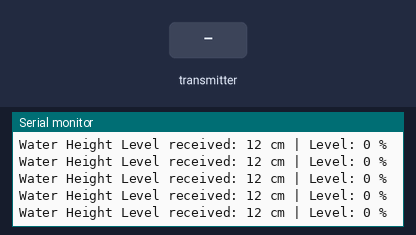
Recording of a sketch running on a simulated ESP32. Parts: the last lines printed to the serial monitor. The test bench sets the inputs (shaded band).

Above: at 2.2 s.
2.3 s: the transmitter starts sending distanceCM = 0
At 2.56 s:
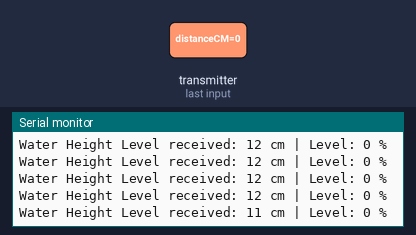
3.8 s: the transmitter starts sending percentage = 25
At 3.96 s:
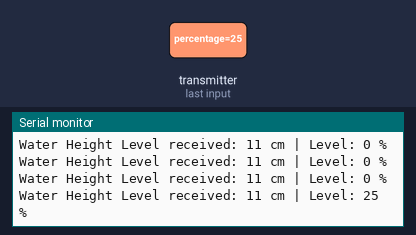
5.3 s: the transmitter starts sending distanceCM = 1024
At 5.56 s:
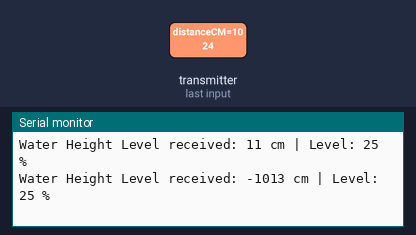
6.8 s: the transmitter starts sending percentage = 0
At 6.96 s:
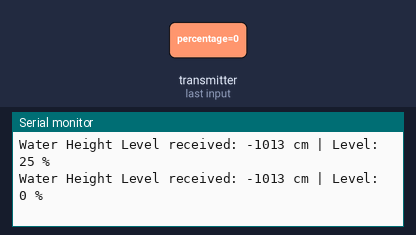
Timing chart, 0 to 9.3 s (numbered marks = the images above; inputs shaded):
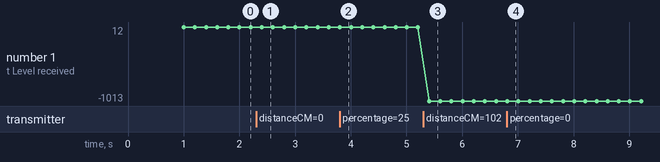

Measured:
- after the input at 2.3 s, the serial monitor: prints a new line after 0.10 s (image 1)
- after the input at 3.8 s, the serial monitor: prints a new line at once (image 2)
- after the input at 5.3 s, the serial monitor: prints a new line after 0.11 s (image 3)
- after the input at 6.8 s, the serial monitor: prints a new line at once (image 4)
- plotted number 1: 12 → 11 after the input at 2.3 s, 11 → -1013 after the input at 5.3 s

The sketch:

receiver.ino
```cpp
#include <esp_now.h>
#include <WiFi.h>

// ================= STRUKTUR DATA (HARUS SAMA DENGAN SENDER) =================
typedef struct {
  long distanceCM;
  int percentage;
} struct_message;

struct_message receivedData;

// ================= VARIABEL GLOBAL =================
volatile long receivedDistance = -1;
volatile int receivedPercent = 0;

// ================= PROTOTYPE TASK =================
void displayTask(void *pvParameters);

// ================= CALLBACK ESP-NOW =================
void OnDataRecv(const esp_now_recv_info *info,
                const uint8_t *incomingData,
                int len) {

  if (len == sizeof(struct_message)) {
    memcpy(&receivedData, incomingData, sizeof(receivedData));
    receivedDistance = receivedData.distanceCM;
    receivedPercent  = receivedData.percentage;
  }
}

// ================= SETUP =================
void setup() {
  Serial.begin(115200);
  delay(1000);

  Serial.println("ESP32 Receiver Ready");

  WiFi.mode(WIFI_STA);

  if (esp_now_init() != ESP_OK) {
    Serial.println("ESP-NOW init failed");
    return;
  }

  esp_now_register_recv_cb(OnDataRecv);

  // ================= TASK DISPLAY =================
  xTaskCreatePinnedToCore(
    displayTask,
    "DisplayTask",
    2048,
    NULL,
    1,
    NULL,
    1
  );
}

void loop() {
  // kosong (FreeRTOS yang bekerja)
}

// ================= TASK DISPLAY =================
void displayTask(void *pvParameters) {
  (void) pvParameters;

  for (;;) {
    Serial.print("Water Height Level received: ");
    Serial.print(11 - receivedDistance);
    Serial.print(" cm | Level: ");
    Serial.print(receivedPercent);
    Serial.println(" %");

    vTaskDelay(pdMS_TO_TICKS(200));
  }
}
```
